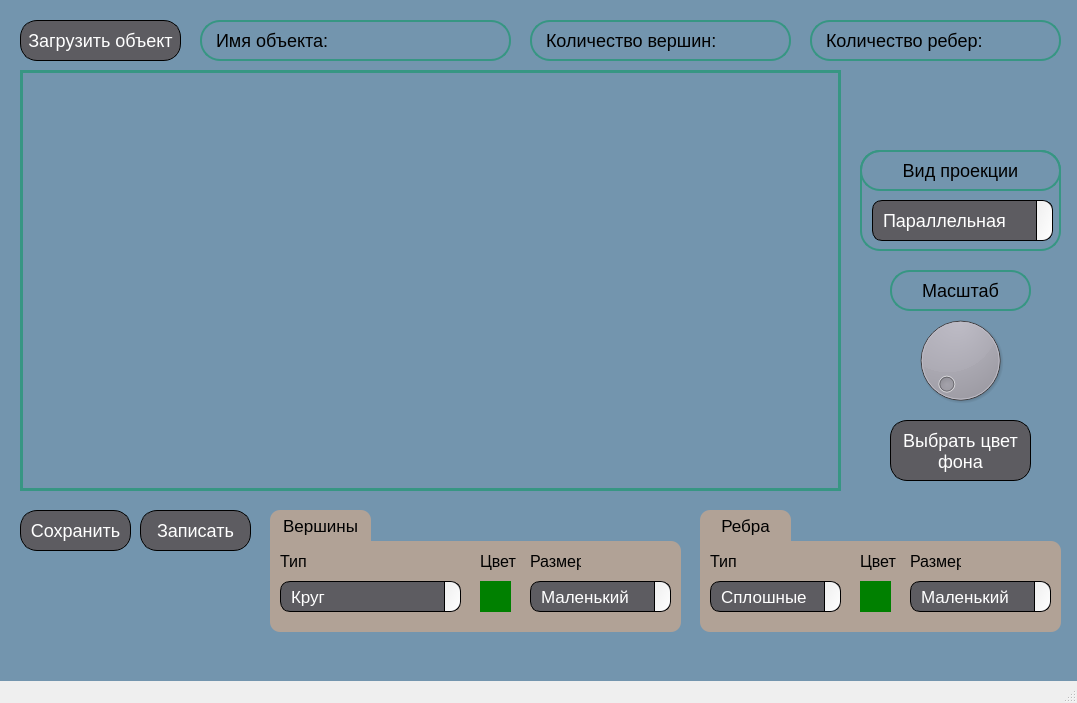
<?xml version="1.0" encoding="UTF-8"?>
<ui version="4.0">
 <class>MainWindow</class>
 <widget class="QMainWindow" name="MainWindow">
  <property name="geometry">
   <rect>
    <x>0</x>
    <y>0</y>
    <width>1077</width>
    <height>703</height>
   </rect>
  </property>
  <property name="windowTitle">
   <string>MainWindow</string>
  </property>
  <property name="autoFillBackground">
   <bool>false</bool>
  </property>
  <widget class="QWidget" name="centralwidget">
   <property name="styleSheet">
    <string notr="true">#centralwidget {
background-color: #7395ae;
}</string>
   </property>
   <widget class="QPushButton" name="pushButton">
    <property name="geometry">
     <rect>
      <x>20</x>
      <y>20</y>
      <width>161</width>
      <height>41</height>
     </rect>
    </property>
    <property name="styleSheet">
     <string notr="true">

QPushButton {
   border-radius: 16.772px;
background: #5d5c61;
color: #ffffff;

font-family: &quot;PP Mori&quot;;
font-size: 18px;
font-style: normal;
font-weight: 20;
border: 1px solid
}


QPushButton:hover {
    background-color: #4b4a4d; /* Цвет фона при наведении */
  
}

QPushButton:pressed {
    background-color: #3c3b3d; /* Цвет фона при нажатии */
   
}</string>
    </property>
    <property name="text">
     <string>Загрузить объект</string>
    </property>
   </widget>
   <widget class="QDial" name="dial">
    <property name="geometry">
     <rect>
      <x>910</x>
      <y>310</y>
      <width>101</width>
      <height>101</height>
     </rect>
    </property>
    <property name="styleSheet">
     <string notr="true">border-radius: 16.772px;
background: #5d5c61;
color: #ffffff;

font-family: &quot;PP Mori&quot;;
font-size: 18px;
font-style: normal;
font-weight: 20;
border: 1px solid</string>
    </property>
   </widget>
   <widget class="QLabel" name="label">
    <property name="geometry">
     <rect>
      <x>200</x>
      <y>20</y>
      <width>311</width>
      <height>41</height>
     </rect>
    </property>
    <property name="styleSheet">
     <string notr="true">font-family: &quot;PP Mori&quot;;
font-size: 18px;
font-style: normal;
font-weight: 20;
border: 1.5px solid #379683;
border-radius: 20px;
padding-left: 10px;
</string>
    </property>
    <property name="text">
     <string>Имя объекта: </string>
    </property>
   </widget>
   <widget class="QLabel" name="label_2">
    <property name="geometry">
     <rect>
      <x>530</x>
      <y>20</y>
      <width>261</width>
      <height>41</height>
     </rect>
    </property>
    <property name="styleSheet">
     <string notr="true">font-family: &quot;PP Mori&quot;;
font-size: 18px;
font-style: normal;
font-weight: 20;
border: 1.5px solid #379683;
border-radius: 20px;
padding-left: 10px;</string>
    </property>
    <property name="text">
     <string>Количество вершин: </string>
    </property>
   </widget>
   <widget class="QLabel" name="label_3">
    <property name="geometry">
     <rect>
      <x>810</x>
      <y>20</y>
      <width>251</width>
      <height>41</height>
     </rect>
    </property>
    <property name="styleSheet">
     <string notr="true">font-family: &quot;PP Mori&quot;;
font-size: 18px;
font-style: normal;
font-weight: 20;
border: 1.5px solid #379683;
border-radius: 20px;
padding-left: 10px;</string>
    </property>
    <property name="text">
     <string>Количество ребер: </string>
    </property>
   </widget>
   <widget class="QLabel" name="label_4">
    <property name="geometry">
     <rect>
      <x>890</x>
      <y>270</y>
      <width>141</width>
      <height>41</height>
     </rect>
    </property>
    <property name="styleSheet">
     <string notr="true">font-family: &quot;PP Mori&quot;;
font-size: 18px;
font-style: normal;
font-weight: 20;
border: 1.5px solid #379683;
border-radius: 20px;</string>
    </property>
    <property name="text">
     <string>Масштаб</string>
    </property>
    <property name="alignment">
     <set>Qt::AlignCenter</set>
    </property>
   </widget>
   <widget class="QPushButton" name="pushButton_2">
    <property name="geometry">
     <rect>
      <x>20</x>
      <y>510</y>
      <width>111</width>
      <height>41</height>
     </rect>
    </property>
    <property name="styleSheet">
     <string notr="true">

QPushButton {
   border-radius: 16.772px;
background: #5d5c61;
color: #ffffff;

font-family: &quot;PP Mori&quot;;
font-size: 18px;
font-style: normal;
font-weight: 20;
border: 1px solid
}


QPushButton:hover {
    background-color: #4b4a4d; /* Цвет фона при наведении */
  
}

QPushButton:pressed {
    background-color: #3c3b3d; /* Цвет фона при нажатии */
   
}</string>
    </property>
    <property name="text">
     <string>Сохранить</string>
    </property>
   </widget>
   <widget class="QPushButton" name="pushButton_4">
    <property name="geometry">
     <rect>
      <x>890</x>
      <y>420</y>
      <width>141</width>
      <height>61</height>
     </rect>
    </property>
    <property name="autoFillBackground">
     <bool>false</bool>
    </property>
    <property name="styleSheet">
     <string notr="true">

QPushButton {
   border-radius: 16.772px;
background: #5d5c61;
color: #ffffff;

font-family: &quot;PP Mori&quot;;
font-size: 18px;
font-style: normal;
font-weight: 20;
border: 1px solid
}


QPushButton:hover {
    background-color: #4b4a4d; /* Цвет фона при наведении */
  
}

QPushButton:pressed {
    background-color: #3c3b3d; /* Цвет фона при нажатии */
   
}</string>
    </property>
    <property name="text">
     <string>Выбрать цвет 
фона</string>
    </property>
    <property name="checkable">
     <bool>false</bool>
    </property>
    <property name="checked">
     <bool>false</bool>
    </property>
   </widget>
   <widget class="QWidget" name="vertices" native="true">
    <property name="geometry">
     <rect>
      <x>270</x>
      <y>541</y>
      <width>411</width>
      <height>91</height>
     </rect>
    </property>
    <property name="styleSheet">
     <string notr="true">QWidget#vertices {
	background-color: #b1a296;
border-top-left-radius: 0px; /* Закругление левого верхнего угла */
    border-bottom-left-radius: 10px; /* Закругление левого нижнего угла */
    border-top-right-radius: 10px; /* Острый правый верхний угол */
    border-bottom-right-radius: 10px;
}</string>
    </property>
    <widget class="QLabel" name="label_8">
     <property name="geometry">
      <rect>
       <x>10</x>
       <y>10</y>
       <width>51</width>
       <height>20</height>
      </rect>
     </property>
     <property name="styleSheet">
      <string notr="true">font-family: &quot;PP Mori&quot;;
font-size: 16px;
font-style: normal;
font-weight: 10;</string>
     </property>
     <property name="text">
      <string>Тип</string>
     </property>
    </widget>
    <widget class="QComboBox" name="comboBox_2">
     <property name="geometry">
      <rect>
       <x>10</x>
       <y>40</y>
       <width>181</width>
       <height>31</height>
      </rect>
     </property>
     <property name="styleSheet">
      <string notr="true">QComboBox {
    /* Основные стили QComboBox */
    background: #5d5c61;
color: #ffffff;
font-family: &quot;PP Mori&quot;;
font-size: 17px;
font-style: normal;
font-weight: 15;
    border: 1px solid #000000;
    padding: 1px 18px 1px 10px; /* Отступы для текста */
    border-radius: 10px;
    selection-background-color: #CCCCCC; /* Цвет фона при выборе элемента */
}

QComboBox::drop-down {
    /* Стили для кнопки выпадающего списка */
    subcontrol-origin: padding;
    subcontrol-position: right;
    width: 15px;
    border-left-width: 1px;
    border-left-color: #000000;
    border-left-style: solid;
    border-top-right-radius: 10px;
    border-bottom-right-radius: 10px;
    background: qlineargradient(x1:0, y1:0, x2:1, y2:1, stop:0 #EEEEEE, stop:1 #FFFFFF);
}

QComboBox::down-arrow {
    /* Иконка стрелки вниз */
    image: url(:/down_arrow.png);
}</string>
     </property>
     <item>
      <property name="text">
       <string>Круг</string>
      </property>
     </item>
     <item>
      <property name="text">
       <string>Без отображения</string>
      </property>
     </item>
     <item>
      <property name="text">
       <string>Квадрат</string>
      </property>
     </item>
    </widget>
    <widget class="QLabel" name="label_9">
     <property name="geometry">
      <rect>
       <x>210</x>
       <y>10</y>
       <width>51</width>
       <height>20</height>
      </rect>
     </property>
     <property name="styleSheet">
      <string notr="true">font-family: &quot;PP Mori&quot;;
font-size: 16px;
font-style: normal;
font-weight: 10;</string>
     </property>
     <property name="text">
      <string>Цвет</string>
     </property>
    </widget>
    <widget class="QLabel" name="label_10">
     <property name="geometry">
      <rect>
       <x>260</x>
       <y>10</y>
       <width>51</width>
       <height>20</height>
      </rect>
     </property>
     <property name="styleSheet">
      <string notr="true">font-family: &quot;PP Mori&quot;;
font-size: 16px;
font-style: normal;
font-weight: 10;</string>
     </property>
     <property name="text">
      <string>Размер</string>
     </property>
    </widget>
    <widget class="QComboBox" name="comboBox_3">
     <property name="geometry">
      <rect>
       <x>260</x>
       <y>40</y>
       <width>141</width>
       <height>31</height>
      </rect>
     </property>
     <property name="styleSheet">
      <string notr="true">QComboBox {
    /* Основные стили QComboBox */
    background: #5d5c61;
color: #ffffff;
font-family: &quot;PP Mori&quot;;
font-size: 17px;
font-style: normal;
font-weight: 15;
    border: 1px solid #000000;
    padding: 1px 18px 1px 10px; /* Отступы для текста */
    border-radius: 10px;
    selection-background-color: #CCCCCC; /* Цвет фона при выборе элемента */
}

QComboBox::drop-down {
    /* Стили для кнопки выпадающего списка */
    subcontrol-origin: padding;
    subcontrol-position: right;
    width: 15px;
    border-left-width: 1px;
    border-left-color: #000000;
    border-left-style: solid;
    border-top-right-radius: 10px;
    border-bottom-right-radius: 10px;
    background: qlineargradient(x1:0, y1:0, x2:1, y2:1, stop:0 #EEEEEE, stop:1 #FFFFFF);
}

QComboBox::down-arrow {
    /* Иконка стрелки вниз */
    image: url(:/down_arrow.png);
}</string>
     </property>
     <item>
      <property name="text">
       <string>Маленький</string>
      </property>
     </item>
     <item>
      <property name="text">
       <string>Средний</string>
      </property>
     </item>
     <item>
      <property name="text">
       <string>Большой</string>
      </property>
     </item>
     <item>
      <property name="text">
       <string>Огромный</string>
      </property>
     </item>
    </widget>
    <widget class="QPushButton" name="pushButton_5">
     <property name="geometry">
      <rect>
       <x>210</x>
       <y>40</y>
       <width>31</width>
       <height>31</height>
      </rect>
     </property>
     <property name="styleSheet">
      <string notr="true">QPushButton {
    background-color: green;  /* Серый фон */
	border: none;
}
</string>
     </property>
     <property name="text">
      <string/>
     </property>
    </widget>
   </widget>
   <widget class="QLabel" name="label_6">
    <property name="geometry">
     <rect>
      <x>270</x>
      <y>510</y>
      <width>101</width>
      <height>31</height>
     </rect>
    </property>
    <property name="styleSheet">
     <string notr="true">background-color: #b1a296;
border-top-left-radius: 10px; /* Закругление левого верхнего угла */
    border-bottom-left-radius: 0px; /* Закругление левого нижнего угла */
    border-top-right-radius: 10px; /* Острый правый верхний угол */
    border-bottom-right-radius: 0px;

font-family: &quot;PP Mori&quot;;
font-size: 17px;
font-style: normal;
font-weight: 10;</string>
    </property>
    <property name="text">
     <string>Вершины</string>
    </property>
    <property name="alignment">
     <set>Qt::AlignCenter</set>
    </property>
   </widget>
   <widget class="QLabel" name="label_7">
    <property name="geometry">
     <rect>
      <x>700</x>
      <y>510</y>
      <width>91</width>
      <height>31</height>
     </rect>
    </property>
    <property name="styleSheet">
     <string notr="true">background-color: #b1a296;
border-top-left-radius: 10px; /* Закругление левого верхнего угла */
    border-bottom-left-radius: 0px; /* Закругление левого нижнего угла */
    border-top-right-radius: 10px; /* Острый правый верхний угол */
    border-bottom-right-radius: 0px;

font-family: &quot;PP Mori&quot;;
font-size: 17px;
font-style: normal;
font-weight: 10;</string>
    </property>
    <property name="text">
     <string>Ребра</string>
    </property>
    <property name="alignment">
     <set>Qt::AlignCenter</set>
    </property>
   </widget>
   <widget class="QWidget" name="edges" native="true">
    <property name="geometry">
     <rect>
      <x>700</x>
      <y>541</y>
      <width>361</width>
      <height>91</height>
     </rect>
    </property>
    <property name="styleSheet">
     <string notr="true">QWidget#edges {
	background-color: #b1a296;
border-top-left-radius: 0px; /* Закругление левого верхнего угла */
    border-bottom-left-radius: 10px; /* Закругление левого нижнего угла */
    border-top-right-radius: 10px; /* Острый правый верхний угол */
    border-bottom-right-radius: 10px;
}</string>
    </property>
    <widget class="QLabel" name="label_14">
     <property name="geometry">
      <rect>
       <x>10</x>
       <y>10</y>
       <width>51</width>
       <height>20</height>
      </rect>
     </property>
     <property name="styleSheet">
      <string notr="true">font-family: &quot;PP Mori&quot;;
font-size: 16px;
font-style: normal;
font-weight: 10;</string>
     </property>
     <property name="text">
      <string>Тип</string>
     </property>
    </widget>
    <widget class="QComboBox" name="comboBox_6">
     <property name="geometry">
      <rect>
       <x>10</x>
       <y>40</y>
       <width>131</width>
       <height>31</height>
      </rect>
     </property>
     <property name="styleSheet">
      <string notr="true">QComboBox {
    /* Основные стили QComboBox */
    background: #5d5c61;
color: #ffffff;
font-family: &quot;PP Mori&quot;;
font-size: 17px;
font-style: normal;
font-weight: 15;
    border: 1px solid #000000;
    padding: 1px 18px 1px 10px; /* Отступы для текста */
    border-radius: 10px;
    selection-background-color: #CCCCCC; /* Цвет фона при выборе элемента */
}

QComboBox::drop-down {
    /* Стили для кнопки выпадающего списка */
    subcontrol-origin: padding;
    subcontrol-position: right;
    width: 15px;
    border-left-width: 1px;
    border-left-color: #000000;
    border-left-style: solid;
    border-top-right-radius: 10px;
    border-bottom-right-radius: 10px;
    background: qlineargradient(x1:0, y1:0, x2:1, y2:1, stop:0 #EEEEEE, stop:1 #FFFFFF);
}

QComboBox::down-arrow {
    /* Иконка стрелки вниз */
    image: url(:/down_arrow.png);
}</string>
     </property>
     <item>
      <property name="text">
       <string>Сплошные</string>
      </property>
     </item>
     <item>
      <property name="text">
       <string>Пунктирные</string>
      </property>
     </item>
    </widget>
    <widget class="QLabel" name="label_15">
     <property name="geometry">
      <rect>
       <x>160</x>
       <y>10</y>
       <width>51</width>
       <height>20</height>
      </rect>
     </property>
     <property name="styleSheet">
      <string notr="true">font-family: &quot;PP Mori&quot;;
font-size: 16px;
font-style: normal;
font-weight: 10;</string>
     </property>
     <property name="text">
      <string>Цвет</string>
     </property>
    </widget>
    <widget class="QLabel" name="label_16">
     <property name="geometry">
      <rect>
       <x>210</x>
       <y>10</y>
       <width>51</width>
       <height>20</height>
      </rect>
     </property>
     <property name="styleSheet">
      <string notr="true">font-family: &quot;PP Mori&quot;;
font-size: 16px;
font-style: normal;
font-weight: 10;</string>
     </property>
     <property name="text">
      <string>Размер</string>
     </property>
    </widget>
    <widget class="QComboBox" name="comboBox_7">
     <property name="geometry">
      <rect>
       <x>210</x>
       <y>40</y>
       <width>141</width>
       <height>31</height>
      </rect>
     </property>
     <property name="styleSheet">
      <string notr="true">QComboBox {
    /* Основные стили QComboBox */
    background: #5d5c61;
color: #ffffff;
font-family: &quot;PP Mori&quot;;
font-size: 17px;
font-style: normal;
font-weight: 15;
    border: 1px solid #000000;
    padding: 1px 18px 1px 10px; /* Отступы для текста */
    border-radius: 10px;
    selection-background-color: #CCCCCC; /* Цвет фона при выборе элемента */
}

QComboBox::drop-down {
    /* Стили для кнопки выпадающего списка */
    subcontrol-origin: padding;
    subcontrol-position: right;
    width: 15px;
    border-left-width: 1px;
    border-left-color: #000000;
    border-left-style: solid;
    border-top-right-radius: 10px;
    border-bottom-right-radius: 10px;
    background: qlineargradient(x1:0, y1:0, x2:1, y2:1, stop:0 #EEEEEE, stop:1 #FFFFFF);
}

QComboBox::down-arrow {
    /* Иконка стрелки вниз */
    image: url(:/down_arrow.png);
}</string>
     </property>
     <item>
      <property name="text">
       <string>Маленький</string>
      </property>
     </item>
     <item>
      <property name="text">
       <string>Средний</string>
      </property>
     </item>
     <item>
      <property name="text">
       <string>Большой</string>
      </property>
     </item>
     <item>
      <property name="text">
       <string>Огромный</string>
      </property>
     </item>
    </widget>
    <widget class="QPushButton" name="pushButton_7">
     <property name="geometry">
      <rect>
       <x>160</x>
       <y>40</y>
       <width>31</width>
       <height>31</height>
      </rect>
     </property>
     <property name="styleSheet">
      <string notr="true">QPushButton {
    background-color: green;  /* Серый фон */
	border: none;
}
</string>
     </property>
     <property name="text">
      <string/>
     </property>
    </widget>
   </widget>
   <widget class="QPushButton" name="pushButton_3">
    <property name="geometry">
     <rect>
      <x>140</x>
      <y>510</y>
      <width>111</width>
      <height>41</height>
     </rect>
    </property>
    <property name="styleSheet">
     <string notr="true">

QPushButton {
   border-radius: 16.772px;
background: #5d5c61;
color: #ffffff;

font-family: &quot;PP Mori&quot;;
font-size: 18px;
font-style: normal;
font-weight: 20;
border: 1px solid
}


QPushButton:hover {
    background-color: #4b4a4d; /* Цвет фона при наведении */
  
}

QPushButton:pressed {
    background-color: #3c3b3d; /* Цвет фона при нажатии */
   
}</string>
    </property>
    <property name="text">
     <string>Записать</string>
    </property>
   </widget>
   <widget class="QWidget" name="proectionTypeHandler" native="true">
    <property name="geometry">
     <rect>
      <x>860</x>
      <y>150</y>
      <width>201</width>
      <height>101</height>
     </rect>
    </property>
    <property name="styleSheet">
     <string notr="true">QWidget#proectionTypeHandler {
	border: 1.5px solid #379683;
	border-radius: 20px;
}
</string>
    </property>
    <widget class="QLabel" name="label_5">
     <property name="geometry">
      <rect>
       <x>0</x>
       <y>0</y>
       <width>201</width>
       <height>41</height>
      </rect>
     </property>
     <property name="styleSheet">
      <string notr="true">font-family: &quot;PP Mori&quot;;
font-size: 18px;
font-style: normal;
font-weight: 20;
border: 1.5px solid #379683;
border-radius: 20px;</string>
     </property>
     <property name="text">
      <string>Вид проекции</string>
     </property>
     <property name="alignment">
      <set>Qt::AlignCenter</set>
     </property>
    </widget>
    <widget class="QComboBox" name="comboBox">
     <property name="geometry">
      <rect>
       <x>12</x>
       <y>50</y>
       <width>181</width>
       <height>41</height>
      </rect>
     </property>
     <property name="styleSheet">
      <string notr="true">QComboBox {
    /* Основные стили QComboBox */
    background: #5d5c61;
color: #ffffff;
font-family: &quot;PP Mori&quot;;
font-size: 18px;
font-style: normal;
font-weight: 15;
    border: 1px solid #000000;
    padding: 1px 18px 1px 10px; /* Отступы для текста */
    border-radius: 10px;
    selection-background-color: #CCCCCC; /* Цвет фона при выборе элемента */
}

QComboBox::drop-down {
    /* Стили для кнопки выпадающего списка */
    subcontrol-origin: padding;
    subcontrol-position: right;
    width: 15px;
    border-left-width: 1px;
    border-left-color: #000000;
    border-left-style: solid;
    border-top-right-radius: 10px;
    border-bottom-right-radius: 10px;
    background: qlineargradient(x1:0, y1:0, x2:1, y2:1, stop:0 #EEEEEE, stop:1 #FFFFFF);
}

QComboBox::down-arrow {
    /* Иконка стрелки вниз */
    image: url(:/down_arrow.png);
}</string>
     </property>
     <item>
      <property name="text">
       <string>Параллельная</string>
      </property>
     </item>
     <item>
      <property name="text">
       <string>Центральная</string>
      </property>
     </item>
    </widget>
   </widget>
   <widget class="QWidget" name="screenHandler" native="true">
    <property name="geometry">
     <rect>
      <x>20</x>
      <y>70</y>
      <width>821</width>
      <height>421</height>
     </rect>
    </property>
    <property name="styleSheet">
     <string notr="true">QWidget#screenHandler {
	border: 3px solid #379683;
	border-radius: 0px;
	padding: 13px;
}</string>
    </property>
   </widget>
  </widget>
  <widget class="QMenuBar" name="menubar">
   <property name="geometry">
    <rect>
     <x>0</x>
     <y>0</y>
     <width>1077</width>
     <height>26</height>
    </rect>
   </property>
  </widget>
  <widget class="QStatusBar" name="statusbar"/>
 </widget>
 <resources/>
 <connections/>
</ui>
